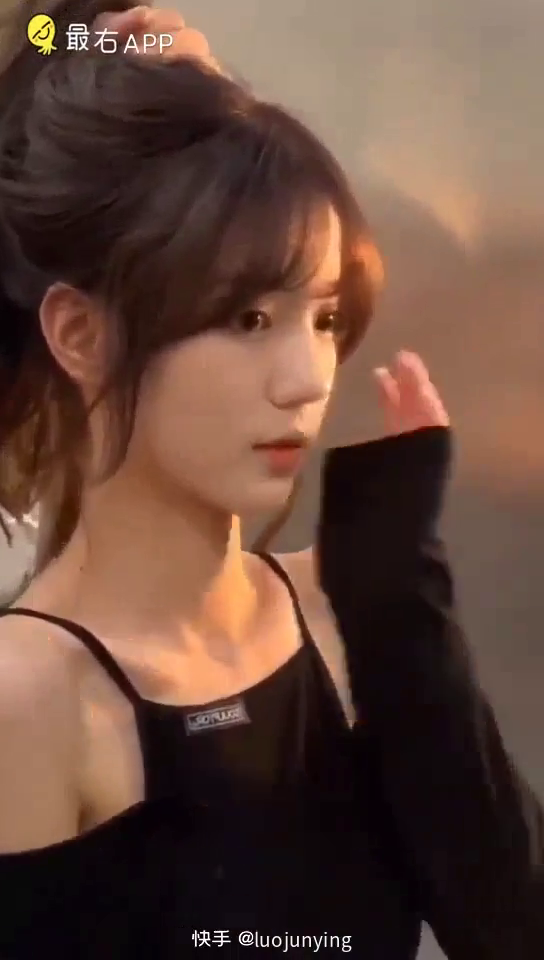
#> input picture frame 44 of 图像处理/1. 基本操作/video_1.mp4, 544 x 960 px, given in place of test.avi, which was not available
$ jupyter execute '光流估计.ipynb'   (text cells are left out)
#> lines starting #> are read from the running program, lines starting #| are printed output that depends on the picture; after the words box and inside, x2 and y2 are one past the last pixel; in counts of white or black regions, pixels touching at a corner belong together; pictures that were not available may be replaced by others from this repository, and a replacement may not be noted
[cell 1]
import numpy as np
import cv2
cap = cv2.VideoCapture("./video/test.avi")
_,frame = cap.read()
#> frame is the input picture: shape (960, 544, 3); mean B, G, R 59.1, 71.5, 101.2
gray = cv2.cvtColor(frame,cv2.COLOR_BGR2GRAY)
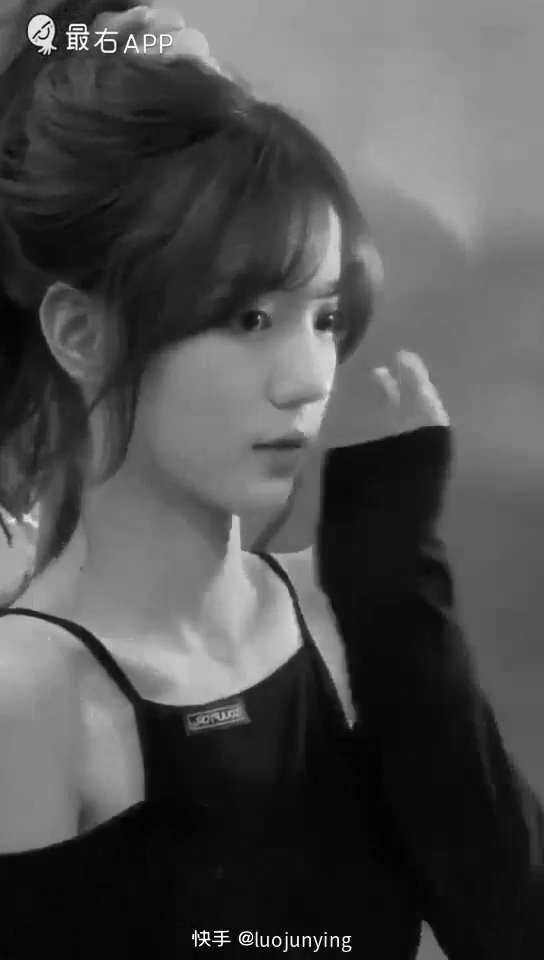
#> gray: shape (960, 544); min 0, max 255, mean 78.9
# 初始化角点检测参数
feature_param = dict(
    maxCorners = 100,
    qualityLevel = 0.3,
    minDistance = 7
)
#Lucas_Kanade参数
lk_param = dict(
    winSize = (15,15),
    maxLevel = 2
)

color = np.random.randint(0,255,(100,3))

# 返回所有检测特征点，需要输入图像
p0 = cv2.goodFeaturesToTrack(gray,mask=None,**feature_param)
#> p0 = 50 rows, first 8: [206, 934], [220, 934], [204, 943], [220, 943], [245, 940], [303, 936], [348, 948], [297, 945]

[cell 2]
p0 # 图像中的角点
for i in p0:
    frame[int(i[0][1]),int(i[0][0]),0] = 0
    frame[int(i[0][1]),int(i[0][0]),1] = 0
    frame[int(i[0][1]),int(i[0][0]),2] = 255
#> this loop made 50 passes
#> i on passes 1 to 12: [[206, 934]], [[220, 934]], [[204, 943]], [[220, 943]], [[245, 940]], [[303, 936]], [[348, 948]], [[297, 945]], [[67, 48]], [[349, 937]], [[331, 936]], [[267, 945]]
#> frame: shape (960, 544, 3); 0.01% of pixels changed, all inside (x1, y1, x2, y2) = (33, 21, 350, 952)
cv2.imshow("frame",frame)
cv2.waitKey(0)

[cell 3]
cv2.destroyAllWindows()

[cell 4]
mask = np.zeros_like(frame)
while _:
    _,frame = cap.read()
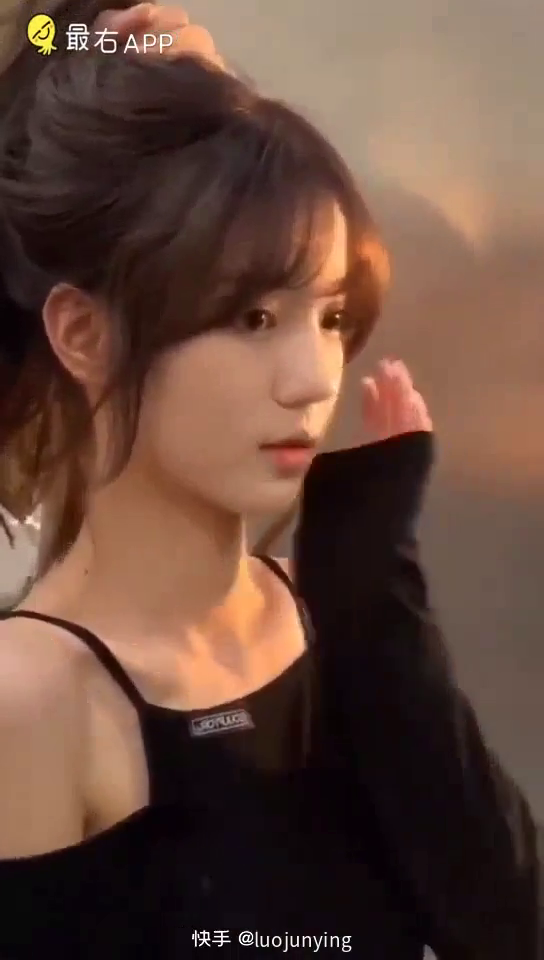
#> input picture frame 45 of 图像处理/1. 基本操作/video_1.mp4, 544 x 960 px, given in place of test.avi, which was not available
#> frame is the input picture: shape (960, 544, 3); mean B, G, R 59.4, 72, 101.5
    gray_now = cv2.cvtColor(frame,cv2.COLOR_BGR2GRAY)
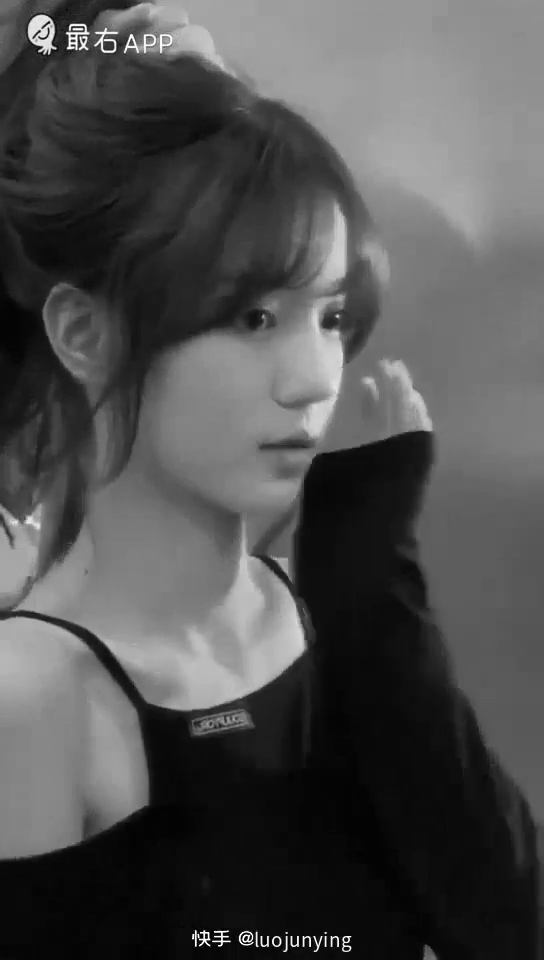
#> gray_now: shape (960, 544); min 0, max 255, mean 79.4

    # 光流检测
    p1, st ,err = cv2.calcOpticalFlowPyrLK(gray,gray_now,p0,None,**lk_param)
#> p1 has the same summary as p0; st = 50 values from 1 to 1; err = 50 values, max 8.77 at index 46, min 0 at index 6, mean 1.09

    good_mew = p1[st==1]
#> good_mew = 50 pairs, first value 33 to 349, second value 21 to 951
    good_old = p0[st==1]
#> good_old has the same summary as good_mew

    for i,(new,old) in enumerate(zip(good_mew,good_old)):
        a,b = new.ravel()
        c,d = old.ravel()
        mask = cv2.line(mask,(a,b),(c,d),color[i].tolist(),2)
        frame = cv2.circle(frame,(a,b),5,color[i].tolist(),-1)
#> this loop made 50 passes
#> (a, b, c, d) on passes 1 to 12: (206, 934, 206, 934), (220, 934, 220, 934), (204, 943, 204, 943), (220, 943, 220, 943), (245, 940, 245, 940), (303, 936, 303, 936), (348, 948, 348, 948), (297, 945, 297, 945), (67, 48, 67, 48), (349, 937, 349, 937), (331, 936, 331, 936), (267, 945, 267, 945)
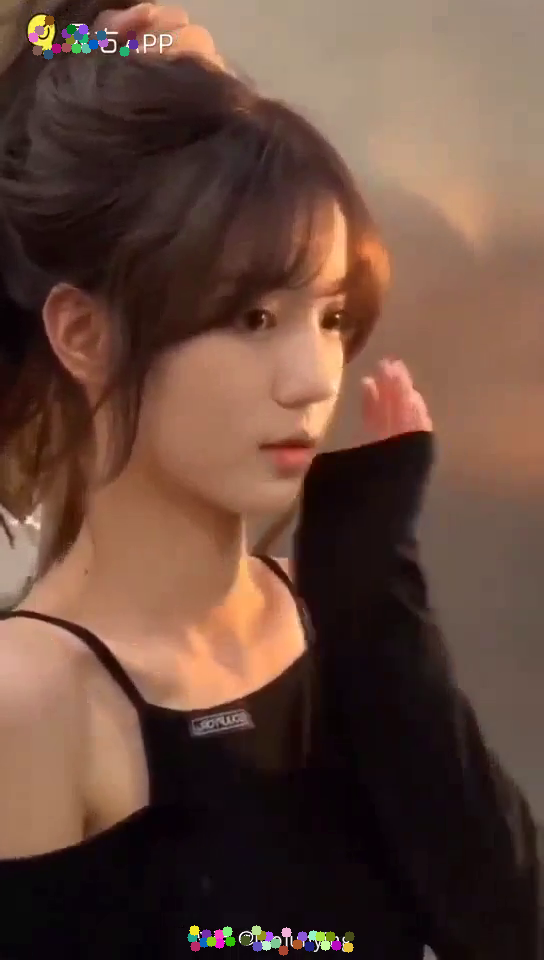
#> frame: shape (960, 544, 3); mean B, G, R 59.7, 72.3, 101.7
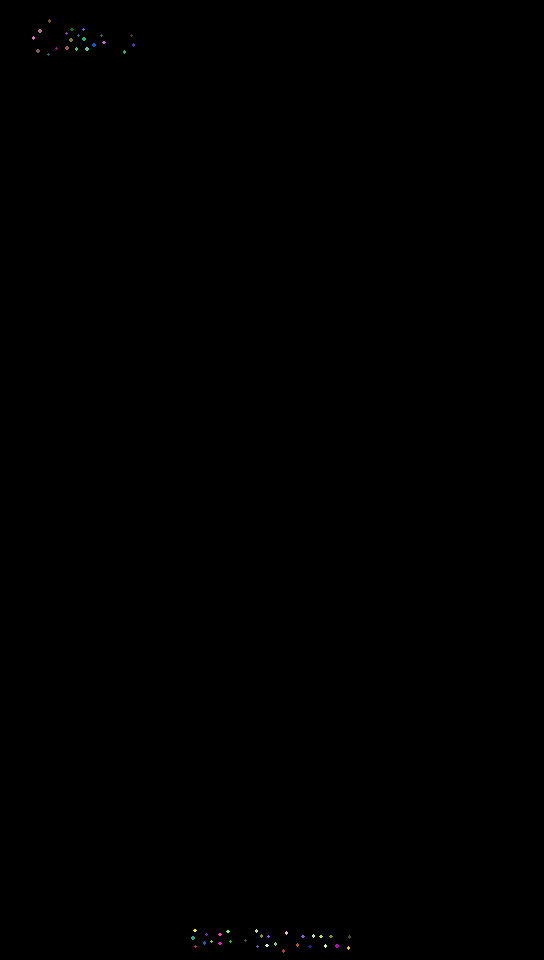
#> mask: shape (960, 544, 3); mean of channels 0, 1, 2 0.1, 0.1, 0.1; drawn as B, G, R
    img = cv2.add(frame,mask)

    cv2.imshow("frame",img)
    k = cv2.waitKey(100) & 0xff
#> (key Esc is pressed here)
    if k ==27:
        break
    gray = gray_now.copy()
    p0 = good_mew.reshape(-1,1,2)
cv2.destroyAllWindows()
cap.release()
